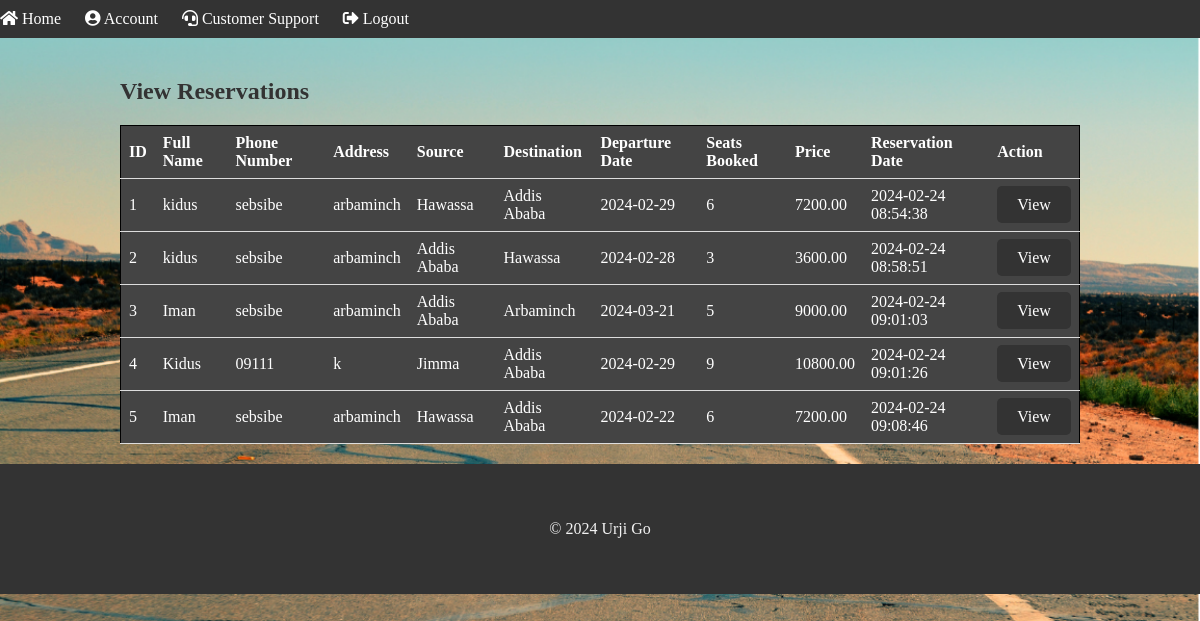
Page /admin/view_reservations.php (signed in) on the committed database.
### tables this page shows
CREATE TABLE IF NOT EXISTS `reservations` (
  `id` int NOT NULL AUTO_INCREMENT,
  `user_id` int NOT NULL,
  `buses_id` int NOT NULL,
  `fullname` varchar(255) NOT NULL,
  `phone_number` varchar(20) NOT NULL,
  `address` varchar(255) NOT NULL,
  `source` varchar(100) NOT NULL,
  `destination` varchar(100) NOT NULL,
  `departure_date` date NOT NULL,
  `seats_booked` int NOT NULL,
  `price` decimal(10,2) NOT NULL,
  `reservation_date` datetime NOT NULL,
  `ticket` int NOT NULL,
  PRIMARY KEY (`id`,`ticket`),
  UNIQUE KEY `ticket` (`ticket`),
  KEY `users_id` (`user_id`),
  KEY `buses_id` (`buses_id`)
);

### admin/view_reservations.php (the view, shortened to what this page needs)
<!DOCTYPE html>
<html lang="en">
<head>
    <link rel="stylesheet" href="../css/styles.css">
</head>
<body style="background-image: url('../assets/admin.png'); background-size:cover; background-repeat:no-repeat;">
    <?php include_once('includes/header.php'); ?>
    <div class="container">
    <?php
include_once('../db/dbconfig.php');
$sql = "SELECT * FROM reservations";
$result = $conn->query($sql);
?>
</head>
<body>
    <h2>View Reservations</h2>
    <table>
        <thead>
            <tr>
                <th>ID</th>
                <th>Full Name</th>
                <th>Phone Number</th>
                <th>Address</th>
                <th>Source</th>
                <th>Destination</th>
                <th>Departure Date</th>
                <th>Seats Booked</th>
                <th>Price</th>
                <th>Reservation Date</th>
                <th>Action</th>
            </tr>
        </thead>
        <tbody>
            <?php
            if ($result->num_rows > 0) {
                while($row = $result->fetch_assoc()) {
                    ?>
                    <tr>
                        <td><?php echo $row['id']; ?></td>
                        <td><?php echo $row['fullname']; ?></td>
                        <td><?php echo $row['phone_number']; ?></td>
                        <td><?php echo $row['address']; ?></td>
                        <td><?php echo $row['source']; ?></td>
                        <td><?php echo $row['destination']; ?></td>
                        <td><?php echo $row['departure_date']; ?></td>
                        <td><?php echo $row['seats_booked']; ?></td>
                        <td><?php echo $row['price']; ?></td>
                        <td><?php echo $row['reservation_date']; ?></td>
                        <td><a href="details.php?id=<?php echo $row['id']; ?>" class="view-btn">View</a></td>
                    </tr>
                    <?php
                }
            } else {
                echo "<tr><td colspan='11'>No reservations found.</td></tr>";
            }
            ?>
        </tbody>
    </table>
    </div>
    <?php include_once('includes/footer.php'); ?>
</body>
</html>

### admin/includes/header.php
<?php
if (!isset($_SESSION['admin'])) {
    ?>
    <header>
        <nav>
            <ul>
                <li><a href="../index.php"><i class="fas fa-bus"></i> Urjigo</a></li>
            </ul>
        </nav>
    </header>
    <link rel="stylesheet" href="https://cdnjs.cloudflare.com/ajax/libs/font-awesome/5.15.4/css/all.min.css">
    <?php
} else {
    ?>
    <header>
        <nav>
            <ul>
                <li><a href="index.php"><i class="fas fa-home"></i> Home</a></li>
                <li><a href="account.php"><i class="fas fa-user-circle"></i> Account</a></li>
                <li><a href="customersupport.php"><i class="fas fa-headset"></i> Customer Support</a></li>
                <li><a href="logout.php"><i class="fas fa-sign-out-alt"></i> Logout</a></li>
            </ul>
        </nav>
    </header>
    <link rel="stylesheet" href="https://cdnjs.cloudflare.com/ajax/libs/font-awesome/5.15.4/css/all.min.css">
    <?php
}
?>

### admin/includes/footer.php
<footer>
        <footer>
    <p>&copy; 2024 Urji Go</p>
</footer>
</footer>

### css/styles.css (style rules this page uses)
body { margin: 0; padding: 0; }
.container { width: 80%; max-width: 80%; margin: 0 auto; padding: 20px; }
header { background-color: #333; color: #fff; padding: 10px 0; }
header nav ul { list-style-type: none; margin: 0; padding: 0; }
header nav ul li { display: inline; margin-right: 20px; }
header nav ul li a { color: #fff; text-decoration: none; }
footer { display: flex; justify-content: center; align-items: center; padding: 20px 0; background-color: #333; color: #f2f2f2; text-align: center; padding: 20px 0; width: 100%; }
a { text-decoration: none; color: gray; }
h2 { color: #333; }
div { color: #333; }

### admin/view_reservations.php (style rules this page uses)
table { border-collapse: collapse; width: 100%; overflow: auto; border: 1px solid black; }
th, td { padding: 8px; text-align: left; border-bottom: 1px solid #ddd; background-color: #444; color: white; }
tr:nth-child(even) { background-color: #ddd; }
.view-btn { background-color: #333; color: #fff; border: none; padding: 10px 20px; cursor: pointer; border-radius: 5px; }

### rows in the picture
reservations: id "1", fullname "kidus", phone_number "sebsibe", address "arbaminch", source "Hawassa", destination "Addis Ababa", departure_date "2024-02-29", seats_booked "6", price "7200.00", reservation_date "2024-02-24 08:54:38"
reservations: id "2", fullname "kidus", phone_number "sebsibe", address "arbaminch", source "Addis Ababa", destination "Hawassa", departure_date "2024-02-28", seats_booked "3", price "3600.00", reservation_date "2024-02-24 08:58:51"
reservations: id "3", fullname "Iman", phone_number "sebsibe", address "arbaminch", source "Addis Ababa", destination "Arbaminch", departure_date "2024-03-21", seats_booked "5", price "9000.00", reservation_date "2024-02-24 09:01:03"
reservations: id "4", fullname "Kidus", phone_number "09111", address "k", source "Jimma", destination "Addis Ababa", departure_date "2024-02-29", seats_booked "9", price "10800.00", reservation_date "2024-02-24 09:01:26"
reservations: id "5", fullname "Iman", phone_number "sebsibe", address "arbaminch", source "Hawassa", destination "Addis Ababa", departure_date "2024-02-22", seats_booked "6", price "7200.00", reservation_date "2024-02-24 09:08:46"
